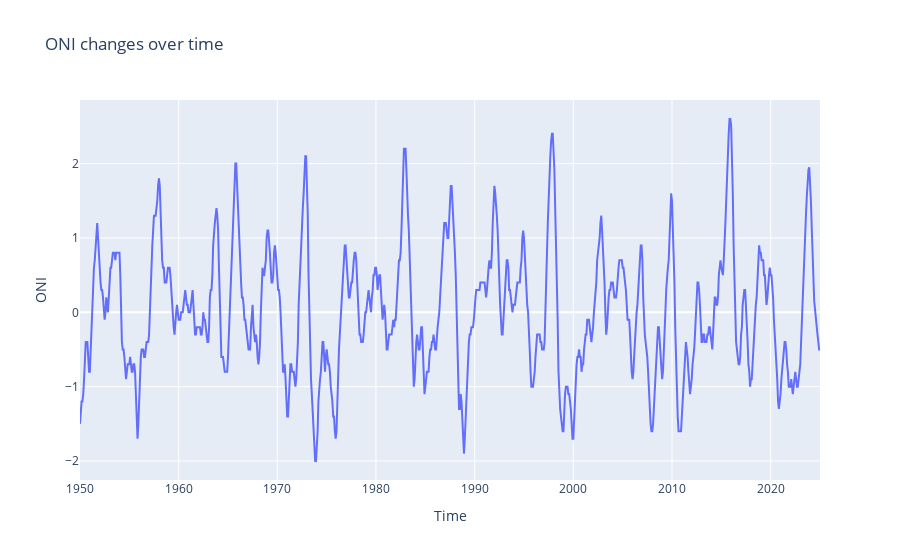

Source (notebook cell):
### Code cell
import matplotlib
import warnings
warnings.filterwarnings('ignore')

import numpy as np
import pandas as pd
import plotly.express as px 
import matplotlib.pyplot as plt

from sklearn.preprocessing import MinMaxScaler
from tensorflow.keras.models import Sequential, load_model
from tensorflow.keras.layers import Dense, BatchNormalization, Conv1D, MaxPooling1D, Flatten, SimpleRNN, LSTM, TimeDistributed
from tensorflow.keras.metrics import RootMeanSquaredError

# Load the dataset (this will include any newly added values)
df_enso = pd.read_csv(r"C:\Users\bhanu\OneDrive\Desktop\project\ENSO EVENTS PREDICTION\ENSO.csv", parse_dates=[0])
df_enso.head()

# data information (columns, rows, data tyype, null values etc) 
df_enso.info()

# statistics summary
df_enso.describe()

# missing values
df_enso.isna().sum(axis=0)

# set index
df_enso.set_index('Date', inplace = True)
df_enso.head(5)

# ONI time series
plt.figure(figsize=(15,5))
plt.plot(df_enso.ONI)
plt.title('ONI changes over time')
plt.xlabel('Time')
plt.show()

# ONI interactive time series
plot = px.line(data_frame=df_enso, y='ONI', labels={'Date':'Time'},
               title='ONI changes over time')
plot.show()

# ONI and ENSO relation

plt.figure(figsize=(15, 5))

# convert dates to numbers to get x-axis range
x = matplotlib.dates.date2num(df_enso.index)

# plot Year and ONI
plt.plot(df_enso.ONI, color='black')
plt.xlabel('Years')
plt.ylabel('ONI')
plt.title('ENSO and ONI Relation')

# add horizontal lines and labels to define ENSO phase and intensity

plt.axhline(y=2, color='r', linestyle=':')
plt.text(x=x[-1], y=2, color='red', s='              very strong')

plt.axhline(y=1.5, color='r', linestyle=':')
plt.text(x=x[-1], y=1.5, color='red', s='              strong')

plt.axhline(y=1, color='r', linestyle=':')
plt.text(x[-1], 1, color='r', s='              moderate')

plt.axhline(y=0.5, color='r', linestyle=':')
plt.text(x[-1], 0.5, color='r', s='              weak')

plt.axhline(y=-0.5, color='b', linestyle=':')
plt.text(x[-1], -0.5, color='b', s='              weak')

plt.axhline(y=-1, color='b', linestyle=':')
plt.text(x[-1], -1, color='b', s='              moderate')

plt.axhline(y=-1.5, color='b', linestyle=':')
plt.text(x[-1], -1.5, color='b', s='              strong')

# custom legends
line_red = matplotlib.lines.Line2D([0], [0], label='El-Nino', color='r')
line_blue = matplotlib.lines.Line2D([0], [0], label='La-Nina', color='b')
plt.legend(handles=[line_red, line_blue])

plt.show()

# missing values in ONI
df_enso.ONI.isna().sum(axis=0)

# function to transform time series data into supervised learning data
def series_to_supervised(data, n_in=1, n_out=1, n_vars=1, forecast_all=True, 
                         dropnan=True):
    """
    Frame a time series as a supervised learning dataset
    Parameters:
        data: Sequence of observations, type = dataframe
        n_in: prior timesteps or Number of lag observations as input (x)
        n_out: next timesteps or Number of ahead observations as output (y)
        n_vars: number of variables or number of columns
        forecast_all: to forecast all or one variable
        dropnan: Boolean whether or not to drop rows with NaN values
    Returns:
        Pandas DataFrame of series framed for supervised learning.
    """
    
    cols, names = list(), list()
    
    if n_vars == 1:    # univariate
        # input sequence or previous timesteps (t-n, ... t-1)
        for i in range(n_in, 0, -1):
            cols.append(data.shift(i))
            names.append(f'var1 (t-{i})')
        # current time steps (t)
        cols.append(data)
        names.append('var1 (t)')
        # forecast sequence or next timesteps (t+1, ... t+n)
        for i in range(1, n_out):
            cols.append(data.shift(-i))
            names.append(f'var1 (t+{i})')
    elif forecast_all:    # mutlivariate type 1
        for i in range(n_in, 0, -1):
            cols.append(data.shift(i))
            names += [f'var{j+1} (t-{i})' for j in range(n_vars)]
        cols.append(data)
        names += [f'var{j+1} (t)' for j in range(n_vars)]
        for i in range(1, n_out):
            cols.append(data.shift(-i))
            names += [f'var{j+1} (t+{i})'for j in range(n_vars)]
    else:    # multivariate type 2
        for i in range(n_in, 0, -1):
            cols.append(data.shift(i))
            names += [f'var{j+1} (t-{i})' for j in range(n_vars)]
        cols.append(data.iloc[:, -1])
        names.append('VAR (t)')
        for i in range(1, n_out):
            cols.append(data.shift(-i).iloc[:,-1])
            names.append(f'VAR (t+{i})')
    # put it all together
    agg = pd.concat(cols, axis=1)
    agg.columns = names
    # drop rows with NaN values
    if dropnan:
        agg.dropna(inplace=True)
    return agg

# specify the size of the sliding window (n_lag, n_ahead)
n_in = 12
n_out = 3

# timesteps & features
n_steps = n_in                  
n_features = 1   # we are using only one feature/variable i.e oni 

# transform data to get input (x) and output (y) 
df_reframed = series_to_supervised(df_enso['ONI'], n_in, n_out, n_features)
df_reframed

# train-validation-test split (80:10:10)
n = df_reframed.shape[0]       
n_train, n_valid = int(0.8 * n), int(0.1 * n)
df_train = df_reframed.values[:n_train, :]
df_valid = df_reframed.values[n_train:n_train + n_valid, :]
df_test = df_reframed.values[n_train + n_valid:, :]

x_train, y_train = df_train[:, :-n_out], df_train[:, -n_out:]
x_valid, y_valid = df_valid[:, :-n_out], df_valid[:, -n_out:]
x_test, y_test = df_test[:, :-n_out], df_test[:, -n_out:]

# normalize data
x_scaler = MinMaxScaler(feature_range=(0,1))
y_scaler = MinMaxScaler(feature_range=(0,1))

x_train_scaled = x_scaler.fit_transform(x_train)
y_train_scaled = y_scaler.fit_transform(y_train)
x_valid_scaled = x_scaler.transform(x_valid)
y_valid_scaled = y_scaler.transform(y_valid)
x_test_scaled = x_scaler.transform(x_test)
y_test_scaled = y_scaler.transform(y_test)

# reshape input [samples (rows), timesteps, features]
x_train_reshaped = x_train_scaled.reshape(x_train_scaled.shape[0], n_steps, n_features)
x_valid_reshaped = x_valid_scaled.reshape(x_valid_scaled.shape[0], n_steps, n_features)
x_test_reshaped = x_test_scaled.reshape(x_test_scaled.shape[0], n_steps, n_features)

# Check if model exists, if not build and train it
try:
    model = load_model('model_lstm.keras')
    print("Loaded existing model")
except:
    print("Building and training new model")
    # design network
    model = Sequential(name='lstm')
    model.add(LSTM(50, input_shape=(n_steps, n_features), return_sequences=True))
    model.add(LSTM(units=50))
    model.add(Dense(n_out))
    model.summary()

    # compile & train network
    model.compile(loss='mean_squared_error', optimizer='adam',
                  metrics=['mae', 'mape', RootMeanSquaredError()])
    hist = model.fit(x_train_reshaped, y_train_scaled, 
                     validation_data=(x_valid_reshaped, y_valid_scaled),
                     shuffle=False, epochs=50, batch_size=32, verbose=2)
    
    # Save the model
    model.save('model_lstm.keras')
    
    # Plot training and validation loss
    plt.figure()
    plt.plot(hist.history['loss'], label='Training')
    plt.plot(hist.history['val_loss'], label='Validation')
    plt.xlabel('epochs')
    plt.ylabel('loss')
    plt.legend(loc='best')
    plt.show()

# evaluate model
eval_lstm = model.evaluate(x=x_test_reshaped, y=y_test_scaled, return_dict=True)
print("Model evaluation:", eval_lstm)

# predict for test data
y_hat = model.predict(x_test_reshaped)
y_hat = np.round(y_scaler.inverse_transform(y_hat), 1)

# Now for the latest data (including newly added values)
# Get the latest n_in values for prediction
latest_data = df_enso['ONI'].values[-n_in:]

# If we have enough data for prediction
if len(latest_data) >= n_in:
    # Prepare the latest data for prediction
    latest_data = latest_data.reshape(1, n_in)  # Reshape for scaling
    latest_data_scaled = x_scaler.transform(latest_data)  # Scale
    latest_data_reshaped = latest_data_scaled.reshape(1, n_steps, n_features)  # Reshape for LSTM
    
    # Predict using the latest data
    latest_prediction = model.predict(latest_data_reshaped)
    latest_prediction = np.round(y_scaler.inverse_transform(latest_prediction), 1)
    
    # Find y_test start row index
    y_start = n_train + n_valid + 1
    
    # Get actual and predicted data with adjusted lengths to avoid shape mismatch
    inverse_y_test = y_scaler.inverse_transform(y_test_scaled)[:, 0]
    available_indices = df_reframed.index[y_start:]
    
    # Adjust lengths to match - the key fix for the shape mismatch error
    min_length = min(len(available_indices), len(inverse_y_test))
    y_actual = pd.DataFrame(index=available_indices[:min_length],
                          data=inverse_y_test[:min_length])
    
    min_length_pred = min(len(available_indices), len(y_hat[:, 0]))
    y_predict = pd.DataFrame(index=available_indices[:min_length_pred],
                          data=y_hat[:, 0][:min_length_pred])
    
    # Create forecast dates (starting after the last date in df_enso)
    forecast_dates = pd.date_range(start=df_enso.index[-1] + pd.DateOffset(months=1), 
                                 periods=n_out, freq='MS')
    
    # ONI forecast values for the latest data
    y_forecast = pd.DataFrame(index=forecast_dates,
                           data=latest_prediction[0, :])
    
    # Plot results
    plt.figure(figsize=(10, 5))
    plt.plot(y_actual, label='actual', color='k')
    plt.plot(y_predict, label='prediction')
    plt.plot(y_forecast, label='forecast', color='r')
    plt.xlabel('Years')
    plt.ylabel('ONI')
    plt.legend()
    plt.grid()
    plt.title('ONI Forecast Including Latest Data')
    plt.show()
    
    # Print the forecast values
    print("Forecast for the next", n_out, "months:")
    for i, date in enumerate(forecast_dates):
        print(f"{date.strftime('%Y-%m')}: {latest_prediction[0, i]:.1f}")
else:
    print(f"Not enough data for prediction. Need {n_in} values but only have {len(latest_data)}.")

### Figure 1 — Plotly figure (JSON) as saved in the notebook; plotly's stock layout.template omitted (floating-point values rounded to 4 significant figures; data arrays with more than 128 entries replaced by an {"elided": "..."} marker saying what was removed)
{"data": [{"hovertemplate": "Time=%{x}<br>ONI=%{y}<extra></extra>", "legendgroup": "", "line": {"color": "#636efa", "dash": "solid"}, "marker": {"symbol": "circle"}, "mode": "lines", "name": "", "orientation": "v", "showlegend": false, "type": "scatter", "x": {"elided": "901 str values"}, "xaxis": "x", "y": {"elided": "901 float values"}, "yaxis": "y"}], "layout": {"legend": {"tracegroupgap": 0}, "title": {"text": "ONI changes over time"}, "xaxis": {"anchor": "y", "domain": [0, 1], "title": {"text": "Time"}}, "yaxis": {"anchor": "x", "domain": [0, 1], "title": {"text": "ONI"}}}}
